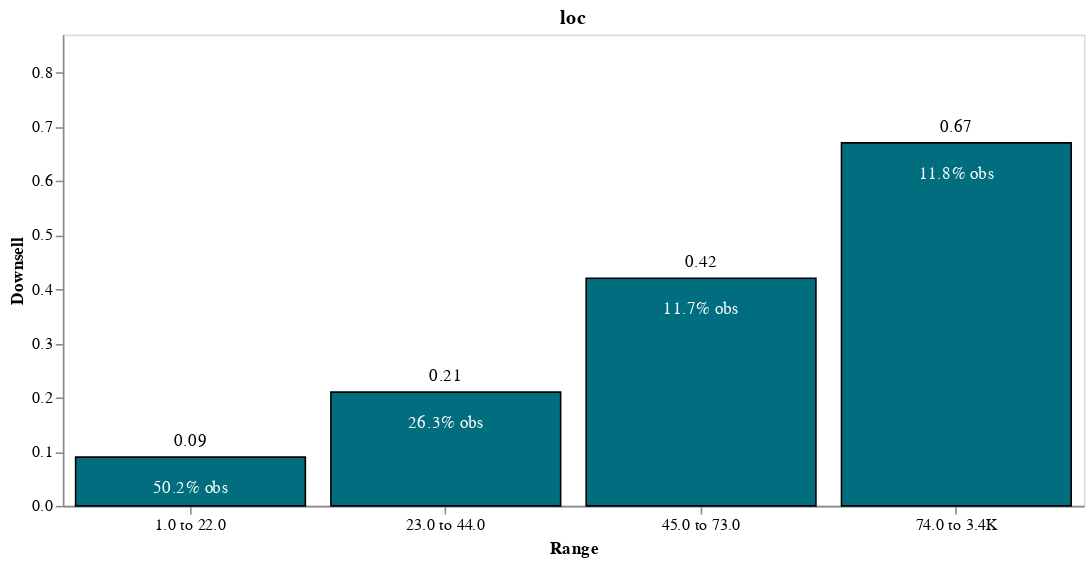

Notebook source saved alongside this figure:
### Code cell
# Step 6.1 : Bi variate using Dtree 

Resultdf1,model = DtreeCreator(Source,'loc','Target',2)
Resultdf1
PlotDtreeGraph2(Resultdf1)

### Figure 1 — Vega-Lite specification as saved in the notebook (floating-point values rounded to 4 significant figures)
{"config": {"view": {"continuousWidth": 300, "continuousHeight": 300}, "axis": {"grid": false}}, "layer": [{"mark": {"type": "bar", "color": "#006E7F", "stroke": "black"}, "encoding": {"tooltip": [{"field": "Range", "type": "nominal"}, {"field": "Pred", "type": "quantitative"}, {"field": "Counts", "type": "quantitative"}], "x": {"axis": {"labelAngle": 0}, "field": "Range", "sort": {"field": "yield", "order": "descending"}, "type": "nominal"}, "y": {"field": "Pred", "title": "Downsell", "type": "quantitative"}}}, {"mark": {"type": "text", "align": "center", "baseline": "bottom", "dy": -5}, "encoding": {"text": {"field": "Pred", "type": "quantitative"}, "tooltip": [{"field": "Range", "type": "nominal"}, {"field": "Pred", "type": "quantitative"}, {"field": "Counts", "type": "quantitative"}], "x": {"axis": {"labelAngle": 0}, "field": "Range", "sort": {"field": "yield", "order": "descending"}, "type": "nominal"}, "y": {"field": "Pred", "title": "Downsell", "type": "quantitative"}}}, {"mark": {"type": "text", "align": "center", "baseline": "bottom", "color": "#FFFFFF", "dy": 25}, "encoding": {"text": {"field": "Counts%", "type": "nominal"}, "tooltip": [{"field": "Range", "type": "nominal"}, {"field": "Pred", "type": "quantitative"}, {"field": "Counts", "type": "quantitative"}], "x": {"axis": {"labelAngle": 0}, "field": "Range", "sort": {"field": "yield", "order": "descending"}, "type": "nominal"}, "y": {"field": "Pred", "title": "Downsell", "type": "quantitative"}}}], "data": {"name": "data-f599daa0a77ebbabf6471c5bd1f2cf59"}, "encoding": {"y": {"field": "Pred", "scale": {"domain": [0, 0.87]}, "type": "quantitative"}}, "height": 300, "title": "loc ", "width": 650, "$schema": "https://vega.github.io/schema/vega-lite/v5.8.0.json", "datasets": {"data-f599daa0a77ebbabf6471c5bd1f2cf59": [{"Pred": 0.09, "VariableName": "loc", "X_min": 1.0, "X_max": 22.0, "Counts": 51082, "Counts%": "50.2% obs", "Range": "1.0 to 22.0"}, {"Pred": 0.21, "VariableName": "loc", "X_min": 23.0, "X_max": 44.0, "Counts": 26747, "Counts%": "26.3% obs", "Range": "23.0 to 44.0"}, {"Pred": 0.42, "VariableName": "loc", "X_min": 45.0, "X_max": 73.0, "Counts": 11928, "Counts%": "11.7% obs", "Range": "45.0 to 73.0"}, {"Pred": 0.67, "VariableName": "loc", "X_min": 74.0, "X_max": 3442.0, "Counts": 12006, "Counts%": "11.8% obs", "Range": "74.0 to 3.4K"}]}}
